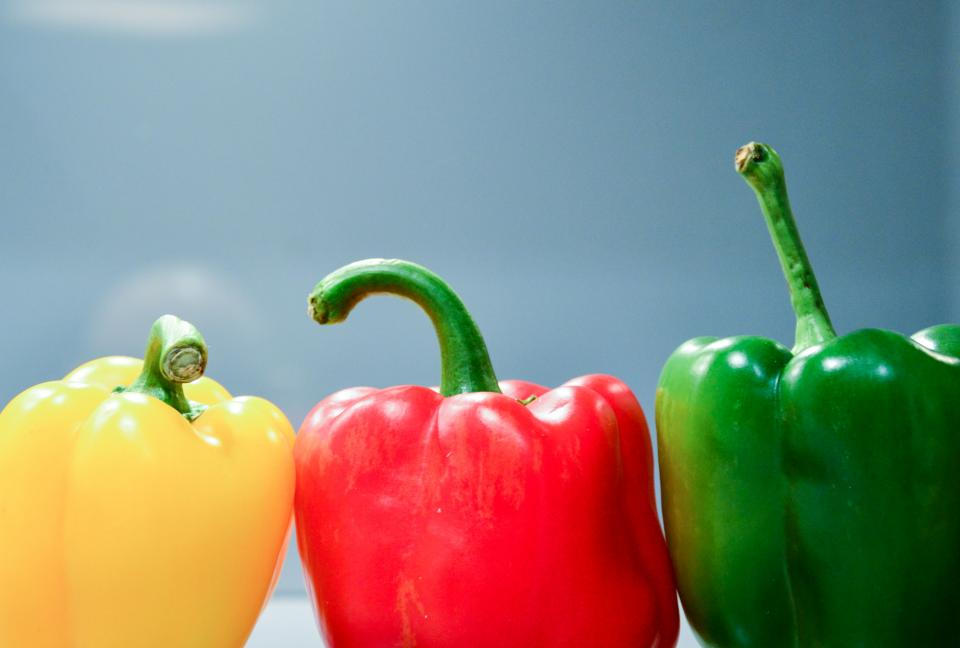
#> input picture 3.Convolution_NN/8.1_Image Enhancement and Filtering/data/images/capsicum.jpg, 960 x 648 px
$ python hsvColorSpace.py
#> lines starting #> are read from the running program, lines starting #| are printed output that depends on the picture
# Import module
import cv2
import numpy as np
from dataPath import DATA_PATH
import matplotlib.pyplot as plt

#read the image in BGR format
bgr = cv2.imread(DATA_PATH+"images/capsicum.jpg")
#> bgr is the input picture: shape (648, 960, 3); mean B, G, R 121.7, 135.9, 138.8

# convert from bgr to HSV format
hsvImage = cv2.cvtColor(bgr, cv2.COLOR_BGR2HSV)
#> hsvImage: shape (648, 960, 3); mean H, S, V 86.4, 135.3, 180

cv2.imshow("hsv",hsvImage)

cv2.imshow("Hue",hsvImage[:,:,0])
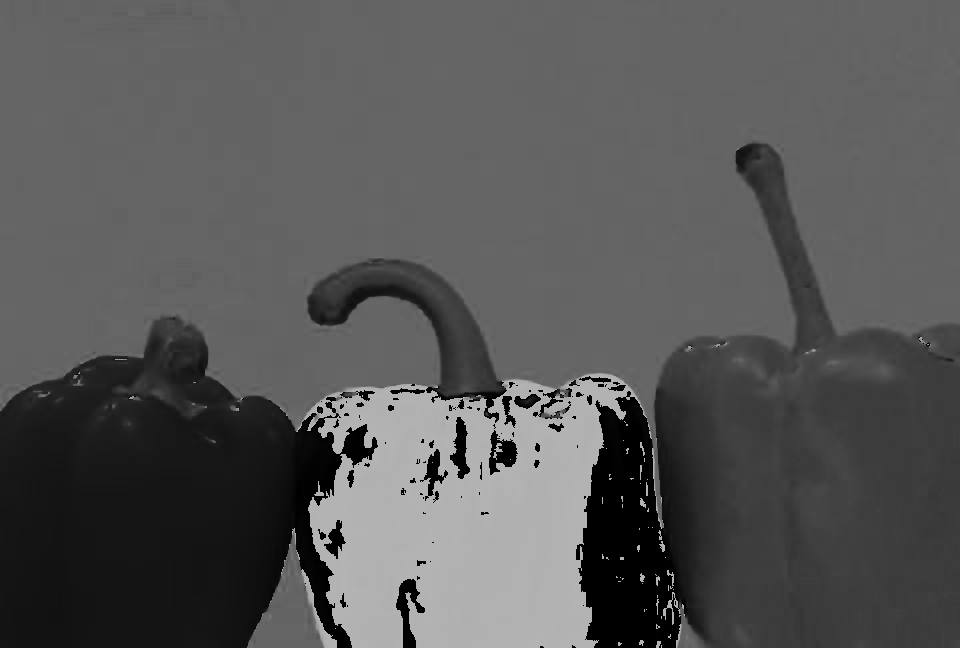
#> window 'Hue': shape (648, 960); min 0, max 179, mean 86.4
cv2.imshow("Saturation",hsvImage[:,:,1])
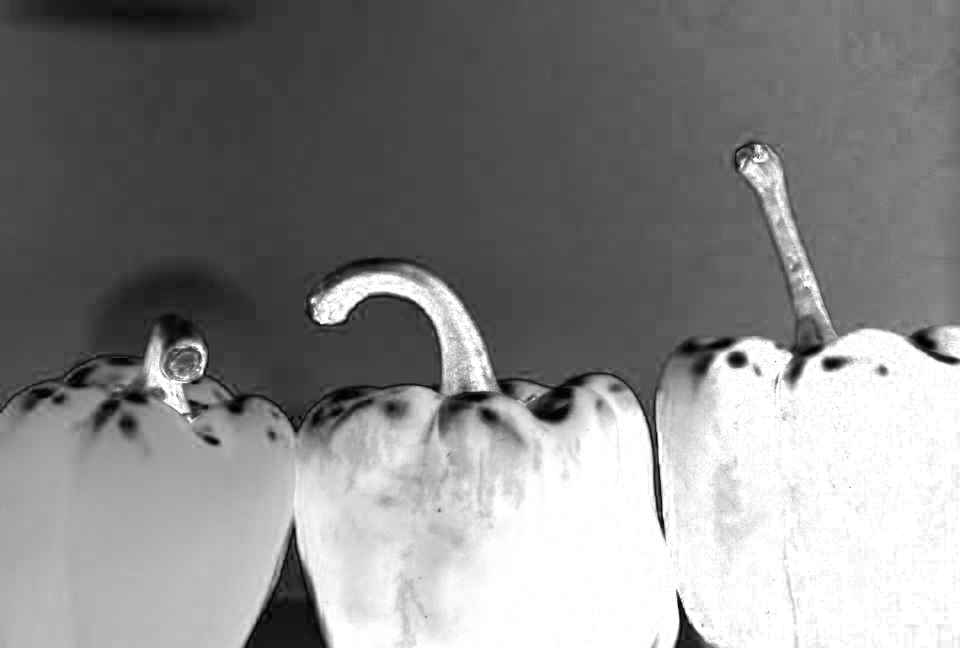
#> window 'Saturation': shape (648, 960); min 0, max 255, mean 135.3
cv2.imshow("Value",hsvImage[:,:,2])
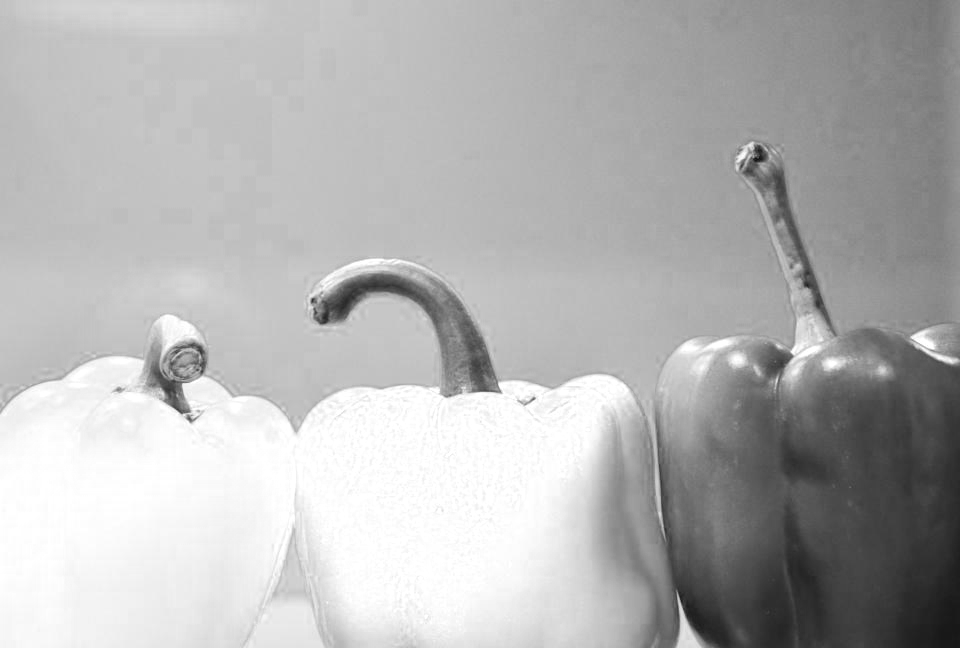
#> window 'Value': shape (648, 960); min 15, max 255, mean 180
cv2.waitKey(0)

for i in range(0,7):
    # Create 50x50 HSV image with all zeros
    imhsv = np.zeros((50, 50, 3), dtype=np.uint8)

    # Set Hue = 0, Saturation = 0, Value = i x 40
    v = i * 40
    imhsv[:,:,:] = (0, 0, v)

    # Convert HSV to RGB
    imrgb = cv2.cvtColor(imhsv, cv2.COLOR_HSV2RGB)

    # Display image
    ax = plt.subplot(1, 7, i+1)
    plt.imshow(imrgb)
    plt.axis('off')
    ax.set_title('V='+ str(v), fontdict={'fontsize': 10, 'fontweight': 'medium'})

plt.show()

# Saturation test.
# Set brightness to 128, hue to 0, and change saturation

for i in range(0,7):
    # Create 50x50 HSV image with all zeros
    imhsv = np.zeros((50, 50, 3), dtype=np.uint8)

    # Set Hue = 0, Saturation = i * 40, Value = 128
    s = i * 40
    imhsv[:,:,:] = (0, s, 128)

    # Convert HSV to RGB
    imrgb = cv2.cvtColor(imhsv, cv2.COLOR_HSV2RGB)

    # Display image
    ax = plt.subplot(1, 7, i+1)
    plt.imshow(imrgb)
    plt.axis('off')
    ax.set_title('S='+ str(s), fontdict={'fontsize': 10, 'fontweight': 'medium'})
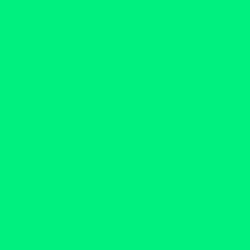
#> imhsv: shape (50, 50, 3) (shown 5 times larger); mean R, G, B 0, 240, 128


plt.show()
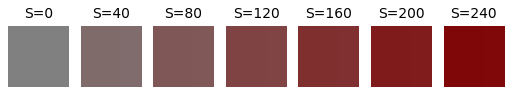
#> figure drawn by matplotlib, 7 panels

# Hue Test

for i in range(0,7):
    imhsv = np.zeros((50, 50, 3), dtype=np.uint8)

    # Set Hue = i x 30, Saturation = 128, and Value = 128.
    h = i * 30
    imhsv[:,:,:] = ( h, 128, 128)

    # Convert HSV to RGB
    imrgb = cv2.cvtColor(imhsv, cv2.COLOR_HSV2RGB)

    # Display image
    ax = plt.subplot(1, 7, i+1)
    plt.imshow(imrgb)
    plt.axis('off')
    ax.set_title('H='+ str(h), fontdict={'fontsize': 10, 'fontweight': 'medium'})
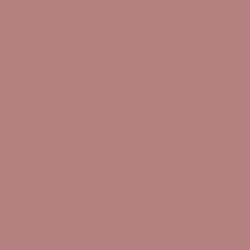
#> imhsv: shape (50, 50, 3) (shown 5 times larger); mean R, G, B 180, 128, 128

plt.show()
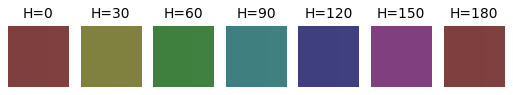
#> figure drawn by matplotlib, 7 panels
